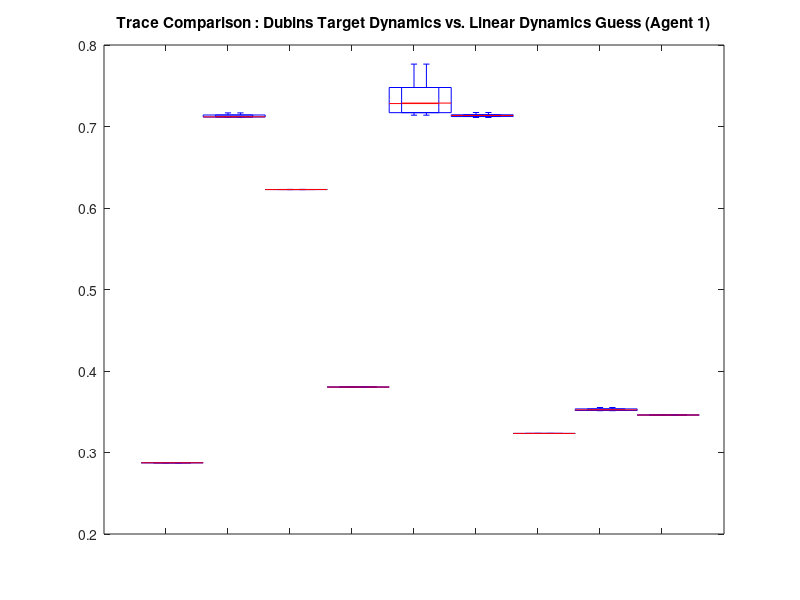

MATLAB code to generate this figure: (Note: this script raises an error after producing the figure.)

clear all;
close all;

load('boxplot.mat');

position_1 = 1:1:9;  
position_2 = 1.2:1:9.2;
position_3 = 1.4:1:9.4;

%% AGENT 1

figure(1)
box1 = boxplot([cost_dubins_inf.trace(1,:,1,1)',cost_dubins_inf.trace(1,:,1,2)',cost_dubins_inf.trace(1,:,1,3)',...
    cost_dubins_inf.trace(1,:,2,1)',cost_dubins_inf.trace(1,:,2,2)',cost_dubins_inf.trace(1,:,2,3)',...
    cost_dubins_inf.trace(1,:,4,1)',cost_dubins_inf.trace(1,:,4,2)',cost_dubins_inf.trace(1,:,4,3)'],...
    'colors','k','positions',position_1,'width',0.18);
title('Trace Comparison : Dubins Target Dynamics vs. Linear Dynamics Guess (Agent 1)');


set(gca,'XTickLabel',{' '})  % Erase xlabels   
hold on  % Keep the Month_O boxplots on figure overlap the Month_S boxplots   

box2 = boxplot([cost_dubins_40.trace(1,:,1,1)',cost_dubins_40.trace(1,:,1,2)',cost_dubins_40.trace(1,:,1,3)',...
    cost_dubins_40.trace(1,:,2,1)',cost_dubins_40.trace(1,:,2,2)',cost_dubins_40.trace(1,:,2,3)',...
    cost_dubins_40.trace(1,:,4,1)',cost_dubins_40.trace(1,:,4,2)',cost_dubins_40.trace(1,:,4,3)'],...
    'colors','c','positions',position_2,'width',0.18);


set(gca,'XTickLabel',{' '})  % Erase xlabels   
hold on  % Keep the Month_O boxplots on figure overlap the Month_S boxplots   

box3 = boxplot([cost_dubins_20.trace(1,:,1,1)',cost_dubins_20.trace(1,:,1,2)',cost_dubins_20.trace(1,:,1,3)',...
    cost_dubins_20.trace(1,:,2,1)',cost_dubins_20.trace(1,:,2,2)',cost_dubins_20.trace(1,:,2,3)',...
    cost_dubins_20.trace(1,:,4,1)',cost_dubins_20.trace(1,:,4,2)',cost_dubins_20.trace(1,:,4,3)'],...
    'colors','r','positions',position_3,'width',0.18);


set(gca,'XTickLabel',{' '})  % Erase xlabels   
hold on  % Keep the Month_O boxplots on figure overlap the Month_S boxplots   


hold off   % Insert texts and labels 
ylabel('Trace') 
text('Position',[0.85,-0.05],'String','Target 1 Central') 
text('Position',[1.85,-0.05],'String','Target 1 MMNB') 
text('Position',[2.85,-0.05],'String','Target 1 Diag') 
text('Position',[3.85,-0.05],'String','Target 2 Central') 
text('Position',[4.85,-0.05],'String','Target 2 MMNB') 
text('Position',[5.85,-0.05],'String','Target 2 Diag') 
text('Position',[6.85,-0.05],'String','Bias Central') 
text('Position',[7.85,-0.05],'String','Bias MMNB') 
text('Position',[8.85,-0.05],'String','Bias Diag') 

set(gca,'fontsize',12)

ylim([0 1.5])

legend([box1(5,1),box2(5,1),box3(5,1)], {'Perfect Comm.','40m Comm. Range','20m Comm. Range'})


figure(2)
box1 = boxplot([cost_static_inf.trace(1,:,1,1)',cost_static_inf.trace(1,:,1,2)',cost_static_inf.trace(1,:,1,3)',...
    cost_static_inf.trace(1,:,2,1)',cost_static_inf.trace(1,:,2,2)',cost_static_inf.trace(1,:,2,3)',...
    cost_static_inf.trace(1,:,4,1)',cost_static_inf.trace(1,:,4,2)',cost_static_inf.trace(1,:,4,3)'],...
    'colors','k','positions',position_1,'width',0.18);
title('Trace Comparison : Static Target Dynamics vs. Linear Dynamics Guess (Agent 1)');


set(gca,'XTickLabel',{' '})  % Erase xlabels   
hold on  % Keep the Month_O boxplots on figure overlap the Month_S boxplots   

box2 = boxplot([cost_static_40.trace(1,:,1,1)',cost_static_40.trace(1,:,1,2)',cost_static_40.trace(1,:,1,3)',...
    cost_static_40.trace(1,:,2,1)',cost_static_40.trace(1,:,2,2)',cost_static_40.trace(1,:,2,3)',...
    cost_static_40.trace(1,:,4,1)',cost_static_40.trace(1,:,4,2)',cost_static_40.trace(1,:,4,3)'],...
    'colors','c','positions',position_2,'width',0.18);


set(gca,'XTickLabel',{' '})  % Erase xlabels   
hold on  % Keep the Month_O boxplots on figure overlap the Month_S boxplots   

box3 = boxplot([cost_static_20.trace(1,:,1,1)',cost_static_20.trace(1,:,1,2)',cost_static_20.trace(1,:,1,3)',...
    cost_static_20.trace(1,:,2,1)',cost_static_20.trace(1,:,2,2)',cost_static_20.trace(1,:,2,3)',...
    cost_static_20.trace(1,:,4,1)',cost_static_20.trace(1,:,4,2)',cost_static_20.trace(1,:,4,3)'],...
    'colors','r','positions',position_3,'width',0.18);


set(gca,'XTickLabel',{' '})  % Erase xlabels   
hold on  % Keep the Month_O boxplots on figure overlap the Month_S boxplots   


hold off   % Insert texts and labels 
ylabel('Trace') 
text('Position',[0.85,-0.05],'String','Target 1 Central') 
text('Position',[1.85,-0.05],'String','Target 1 MMNB') 
text('Position',[2.85,-0.05],'String','Target 1 Diag') 
text('Position',[3.85,-0.05],'String','Target 2 Central') 
text('Position',[4.85,-0.05],'String','Target 2 MMNB') 
text('Position',[5.85,-0.05],'String','Target 2 Diag') 
text('Position',[6.85,-0.05],'String','Bias Central') 
text('Position',[7.85,-0.05],'String','Bias MMNB') 
text('Position',[8.85,-0.05],'String','Bias Diag') 

set(gca,'fontsize',12)

ylim([0 1.5])

legend([box1(5,1),box2(5,1),box3(5,1)], {'Perfect Comm.','40m Comm. Range','20m Comm. Range'})


%%

figure(3)
box1 = boxplot([cost_dubins_inf.mse(1,:,1,1)',cost_dubins_inf.mse(1,:,1,2)',cost_dubins_inf.mse(1,:,1,3)',...
    cost_dubins_inf.mse(1,:,2,1)',cost_dubins_inf.mse(1,:,2,2)',cost_dubins_inf.mse(1,:,2,3)',...
    cost_dubins_inf.mse(1,:,4,1)',cost_dubins_inf.mse(1,:,4,2)',cost_dubins_inf.mse(1,:,4,3)'],...
    'colors','k','positions',position_1,'width',0.18);
title('Norm of Position Error Comparison : Dubins Target Dynamics vs. Linear Dynamics Guess (Agent 1)');


set(gca,'XTickLabel',{' '})  % Erase xlabels   
hold on  % Keep the Month_O boxplots on figure overlap the Month_S boxplots   

box2 = boxplot([cost_dubins_40.mse(1,:,1,1)',cost_dubins_40.mse(1,:,1,2)',cost_dubins_40.mse(1,:,1,3)',...
    cost_dubins_40.mse(1,:,2,1)',cost_dubins_40.mse(1,:,2,2)',cost_dubins_40.mse(1,:,2,3)',...
    cost_dubins_40.mse(1,:,4,1)',cost_dubins_40.mse(1,:,4,2)',cost_dubins_40.mse(1,:,4,3)'],...
    'colors','c','positions',position_2,'width',0.18);


set(gca,'XTickLabel',{' '})  % Erase xlabels   
hold on  % Keep the Month_O boxplots on figure overlap the Month_S boxplots   

box3 = boxplot([cost_dubins_20.mse(1,:,1,1)',cost_dubins_20.mse(1,:,1,2)',cost_dubins_20.mse(1,:,1,3)',...
    cost_dubins_20.mse(1,:,2,1)',cost_dubins_20.mse(1,:,2,2)',cost_dubins_20.mse(1,:,2,3)',...
    cost_dubins_20.mse(1,:,4,1)',cost_dubins_20.mse(1,:,4,2)',cost_dubins_20.mse(1,:,4,3)'],...
    'colors','r','positions',position_3,'width',0.18);


set(gca,'XTickLabel',{' '})  % Erase xlabels   
hold on  % Keep the Month_O boxplots on figure overlap the Month_S boxplots   


hold off   % Insert texts and labels 
ylabel('Norm of Position Error') 
text('Position',[0.85,-0.3],'String','Target 1 Central') 
text('Position',[1.85,-0.3],'String','Target 1 MMNB') 
text('Position',[2.85,-0.3],'String','Target 1 Diag') 
text('Position',[3.85,-0.3],'String','Target 2 Central') 
text('Position',[4.85,-0.3],'String','Target 2 MMNB') 
text('Position',[5.85,-0.3],'String','Target 2 Diag') 
text('Position',[6.85,-0.3],'String','Bias Central') 
text('Position',[7.85,-0.3],'String','Bias MMNB') 
text('Position',[8.85,-0.3],'String','Bias Diag') 

set(gca,'fontsize',12)

ylim([0 3])

legend([box1(5,1),box2(5,1),box3(5,1)], {'Perfect Comm.','40m Comm. Range','20m Comm. Range'})

figure(4)
box1 = boxplot([cost_static_inf.mse(1,:,1,1)',cost_static_inf.mse(1,:,1,2)',cost_static_inf.mse(1,:,1,3)',...
    cost_static_inf.mse(1,:,2,1)',cost_static_inf.mse(1,:,2,2)',cost_static_inf.mse(1,:,2,3)',...
    cost_static_inf.mse(1,:,4,1)',cost_static_inf.mse(1,:,4,2)',cost_static_inf.mse(1,:,4,3)'],...
    'colors','k','positions',position_1,'width',0.18);
title('Norm of Position Error Comparison : Static Target Dynamics vs. Linear Dynamics Guess (Agent 1)');


set(gca,'XTickLabel',{' '})  % Erase xlabels   
hold on  % Keep the Month_O boxplots on figure overlap the Month_S boxplots   

box2 = boxplot([cost_static_40.mse(1,:,1,1)',cost_static_40.mse(1,:,1,2)',cost_static_40.mse(1,:,1,3)',...
    cost_static_40.mse(1,:,2,1)',cost_static_40.mse(1,:,2,2)',cost_static_40.mse(1,:,2,3)',...
    cost_static_40.mse(1,:,4,1)',cost_static_40.mse(1,:,4,2)',cost_static_40.mse(1,:,4,3)'],...
    'colors','c','positions',position_2,'width',0.18);


set(gca,'XTickLabel',{' '})  % Erase xlabels   
hold on  % Keep the Month_O boxplots on figure overlap the Month_S boxplots   

box3 = boxplot([cost_static_20.mse(1,:,1,1)',cost_static_20.mse(1,:,1,2)',cost_static_20.mse(1,:,1,3)',...
    cost_static_20.mse(1,:,2,1)',cost_static_20.mse(1,:,2,2)',cost_static_20.mse(1,:,2,3)',...
    cost_static_20.mse(1,:,4,1)',cost_static_20.mse(1,:,4,2)',cost_static_20.mse(1,:,4,3)'],...
    'colors','r','positions',position_3,'width',0.18);


set(gca,'XTickLabel',{' '})  % Erase xlabels   
hold on  % Keep the Month_O boxplots on figure overlap the Month_S boxplots   


hold off   % Insert texts and labels 
ylabel('Norm of Position Error') 
text('Position',[0.85,-0.3],'String','Target 1 Central') 
text('Position',[1.85,-0.3],'String','Target 1 MMNB') 
text('Position',[2.85,-0.3],'String','Target 1 Diag') 
text('Position',[3.85,-0.3],'String','Target 2 Central') 
text('Position',[4.85,-0.3],'String','Target 2 MMNB') 
text('Position',[5.85,-0.3],'String','Target 2 Diag') 
text('Position',[6.85,-0.3],'String','Bias Central') 
text('Position',[7.85,-0.3],'String','Bias MMNB') 
text('Position',[8.85,-0.3],'String','Bias Diag') 

set(gca,'fontsize',12)

ylim([0 3])

legend([box1(5,1),box2(5,1),box3(5,1)], {'Perfect Comm.','40m Comm. Range','20m Comm. Range'})

%% AGENT 2

figure(5)
box1 = boxplot([cost_dubins_inf.trace(2,:,1,1)',cost_dubins_inf.trace(2,:,1,2)',cost_dubins_inf.trace(2,:,1,3)',...
    cost_dubins_inf.trace(2,:,3,1)',cost_dubins_inf.trace(2,:,3,2)',cost_dubins_inf.trace(2,:,3,3)',...
    cost_dubins_inf.trace(2,:,4,1)',cost_dubins_inf.trace(2,:,4,2)',cost_dubins_inf.trace(2,:,4,3)'],...
    'colors','k','positions',position_1,'width',0.18);
title('Trace Comparison : Dubins Target Dynamics vs. Linear Dynamics Guess (Agent 2)');


set(gca,'XTickLabel',{' '})  % Erase xlabels   
hold on  % Keep the Month_O boxplots on figure overlap the Month_S boxplots   

box2 = boxplot([cost_dubins_40.trace(2,:,1,1)',cost_dubins_40.trace(2,:,1,2)',cost_dubins_40.trace(2,:,1,3)',...
    cost_dubins_40.trace(2,:,3,1)',cost_dubins_40.trace(2,:,3,2)',cost_dubins_40.trace(2,:,3,3)',...
    cost_dubins_40.trace(2,:,4,1)',cost_dubins_40.trace(2,:,4,2)',cost_dubins_40.trace(2,:,4,3)'],...
    'colors','c','positions',position_2,'width',0.18);


set(gca,'XTickLabel',{' '})  % Erase xlabels   
hold on  % Keep the Month_O boxplots on figure overlap the Month_S boxplots   

box3 = boxplot([cost_dubins_20.trace(2,:,1,1)',cost_dubins_20.trace(2,:,1,2)',cost_dubins_20.trace(2,:,1,3)',...
    cost_dubins_20.trace(2,:,3,1)',cost_dubins_20.trace(2,:,3,2)',cost_dubins_20.trace(2,:,3,3)',...
    cost_dubins_20.trace(2,:,4,1)',cost_dubins_20.trace(2,:,4,2)',cost_dubins_20.trace(2,:,4,3)'],...
    'colors','r','positions',position_3,'width',0.18);


set(gca,'XTickLabel',{' '})  % Erase xlabels   
hold on  % Keep the Month_O boxplots on figure overlap the Month_S boxplots   


hold off   % Insert texts and labels 
ylabel('Trace') 
text('Position',[0.85,-0.05],'String','Target 1 Central') 
text('Position',[1.85,-0.05],'String','Target 1 MMNB') 
text('Position',[2.85,-0.05],'String','Target 1 Diag') 
text('Position',[3.85,-0.05],'String','Target 3 Central') 
text('Position',[4.85,-0.05],'String','Target 3 MMNB') 
text('Position',[5.85,-0.05],'String','Target 3 Diag') 
text('Position',[6.85,-0.05],'String','Bias Central') 
text('Position',[7.85,-0.05],'String','Bias MMNB') 
text('Position',[8.85,-0.05],'String','Bias Diag') 

set(gca,'fontsize',12)

ylim([0 1.5])

legend([box1(5,1),box2(5,1),box3(5,1)], {'Perfect Comm.','40m Comm. Range','20m Comm. Range'})


figure(6)
box1 = boxplot([cost_static_inf.trace(2,:,1,1)',cost_static_inf.trace(2,:,1,2)',cost_static_inf.trace(2,:,1,3)',...
    cost_static_inf.trace(2,:,3,1)',cost_static_inf.trace(2,:,3,2)',cost_static_inf.trace(2,:,3,3)',...
    cost_static_inf.trace(2,:,4,1)',cost_static_inf.trace(2,:,4,2)',cost_static_inf.trace(2,:,4,3)'],...
    'colors','k','positions',position_1,'width',0.18);
title('Trace Comparison : Static Target Dynamics vs. Linear Dynamics Guess (Agent 2)');


set(gca,'XTickLabel',{' '})  % Erase xlabels   
hold on  % Keep the Month_O boxplots on figure overlap the Month_S boxplots   

box2 = boxplot([cost_static_40.trace(2,:,1,1)',cost_static_40.trace(2,:,1,2)',cost_static_40.trace(2,:,1,3)',...
    cost_static_40.trace(2,:,3,1)',cost_static_40.trace(2,:,3,2)',cost_static_40.trace(2,:,3,3)',...
    cost_static_40.trace(2,:,4,1)',cost_static_40.trace(2,:,4,2)',cost_static_40.trace(2,:,4,3)'],...
    'colors','c','positions',position_2,'width',0.18);


set(gca,'XTickLabel',{' '})  % Erase xlabels   
hold on  % Keep the Month_O boxplots on figure overlap the Month_S boxplots   

box3 = boxplot([cost_static_20.trace(2,:,1,1)',cost_static_20.trace(2,:,1,2)',cost_static_20.trace(2,:,1,3)',...
    cost_static_20.trace(2,:,3,1)',cost_static_20.trace(2,:,3,2)',cost_static_20.trace(2,:,3,3)',...
    cost_static_20.trace(2,:,4,1)',cost_static_20.trace(2,:,4,2)',cost_static_20.trace(2,:,4,3)'],...
    'colors','r','positions',position_3,'width',0.18);


set(gca,'XTickLabel',{' '})  % Erase xlabels   
hold on  % Keep the Month_O boxplots on figure overlap the Month_S boxplots   


hold off   % Insert texts and labels 
ylabel('Trace') 
text('Position',[0.85,-0.05],'String','Target 1 Central') 
text('Position',[1.85,-0.05],'String','Target 1 MMNB') 
text('Position',[2.85,-0.05],'String','Target 1 Diag') 
text('Position',[3.85,-0.05],'String','Target 3 Central') 
text('Position',[4.85,-0.05],'String','Target 3 MMNB') 
text('Position',[5.85,-0.05],'String','Target 3 Diag') 
text('Position',[6.85,-0.05],'String','Bias Central') 
text('Position',[7.85,-0.05],'String','Bias MMNB') 
text('Position',[8.85,-0.05],'String','Bias Diag') 

set(gca,'fontsize',12)

ylim([0 1.5])

legend([box1(5,1),box2(5,1),box3(5,1)], {'Perfect Comm.','40m Comm. Range','20m Comm. Range'})


%%

figure(7)
box1 = boxplot([cost_dubins_inf.mse(2,:,1,1)',cost_dubins_inf.mse(2,:,1,2)',cost_dubins_inf.mse(2,:,1,3)',...
    cost_dubins_inf.mse(2,:,3,1)',cost_dubins_inf.mse(2,:,3,2)',cost_dubins_inf.mse(2,:,3,3)',...
    cost_dubins_inf.mse(2,:,4,1)',cost_dubins_inf.mse(2,:,4,2)',cost_dubins_inf.mse(2,:,4,3)'],...
    'colors','k','positions',position_1,'width',0.18);
title('Norm of Position Error Comparison : Dubins Target Dynamics vs. Linear Dynamics Guess (Agent 2)');


set(gca,'XTickLabel',{' '})  % Erase xlabels   
hold on  % Keep the Month_O boxplots on figure overlap the Month_S boxplots   

box2 = boxplot([cost_dubins_40.mse(2,:,1,1)',cost_dubins_40.mse(2,:,1,2)',cost_dubins_40.mse(2,:,1,3)',...
    cost_dubins_40.mse(2,:,3,1)',cost_dubins_40.mse(2,:,3,2)',cost_dubins_40.mse(2,:,3,3)',...
    cost_dubins_40.mse(2,:,4,1)',cost_dubins_40.mse(2,:,4,2)',cost_dubins_40.mse(2,:,4,3)'],...
    'colors','c','positions',position_2,'width',0.18);


set(gca,'XTickLabel',{' '})  % Erase xlabels   
hold on  % Keep the Month_O boxplots on figure overlap the Month_S boxplots   

box3 = boxplot([cost_dubins_20.mse(2,:,1,1)',cost_dubins_20.mse(2,:,1,2)',cost_dubins_20.mse(2,:,1,3)',...
    cost_dubins_20.mse(2,:,3,1)',cost_dubins_20.mse(2,:,3,2)',cost_dubins_20.mse(2,:,3,3)',...
    cost_dubins_20.mse(2,:,4,1)',cost_dubins_20.mse(2,:,4,2)',cost_dubins_20.mse(2,:,4,3)'],...
    'colors','r','positions',position_3,'width',0.18);


set(gca,'XTickLabel',{' '})  % Erase xlabels   
hold on  % Keep the Month_O boxplots on figure overlap the Month_S boxplots   


hold off   % Insert texts and labels 
ylabel('Norm of Position Error') 
text('Position',[0.85,-0.3],'String','Target 1 Central') 
text('Position',[1.85,-0.3],'String','Target 1 MMNB') 
text('Position',[2.85,-0.3],'String','Target 1 Diag') 
text('Position',[3.85,-0.3],'String','Target 3 Central') 
text('Position',[4.85,-0.3],'String','Target 3 MMNB') 
text('Position',[5.85,-0.3],'String','Target 3 Diag') 
text('Position',[6.85,-0.3],'String','Bias Central') 
text('Position',[7.85,-0.3],'String','Bias MMNB') 
text('Position',[8.85,-0.3],'String','Bias Diag') 

set(gca,'fontsize',12)

ylim([0 3])

legend([box1(5,1),box2(5,1),box3(5,1)], {'Perfect Comm.','40m Comm. Range','20m Comm. Range'})


figure(8)
box1 = boxplot([cost_static_inf.mse(2,:,1,1)',cost_static_inf.mse(2,:,1,2)',cost_static_inf.mse(2,:,1,3)',...
    cost_static_inf.mse(2,:,3,1)',cost_static_inf.mse(2,:,3,2)',cost_static_inf.mse(2,:,3,3)',...
    cost_static_inf.mse(2,:,4,1)',cost_static_inf.mse(2,:,4,2)',cost_static_inf.mse(2,:,4,3)'],...
    'colors','k','positions',position_1,'width',0.18);
title('Norm of Position Error Comparison : Static Target Dynamics vs. Linear Dynamics Guess (Agent 2)');


set(gca,'XTickLabel',{' '})  % Erase xlabels   
hold on  % Keep the Month_O boxplots on figure overlap the Month_S boxplots   

box2 = boxplot([cost_static_40.mse(2,:,1,1)',cost_static_40.mse(2,:,1,2)',cost_static_40.mse(2,:,1,3)',...
    cost_static_40.mse(2,:,3,1)',cost_static_40.mse(2,:,3,2)',cost_static_40.mse(2,:,3,3)',...
    cost_static_40.mse(2,:,4,1)',cost_static_40.mse(2,:,4,2)',cost_static_40.mse(2,:,4,3)'],...
    'colors','c','positions',position_2,'width',0.18);


set(gca,'XTickLabel',{' '})  % Erase xlabels   
hold on  % Keep the Month_O boxplots on figure overlap the Month_S boxplots   

box3 = boxplot([cost_static_20.mse(2,:,1,1)',cost_static_20.mse(2,:,1,2)',cost_static_20.mse(2,:,1,3)',...
    cost_static_20.mse(2,:,3,1)',cost_static_20.mse(2,:,3,2)',cost_static_20.mse(2,:,3,3)',...
    cost_static_20.mse(2,:,4,1)',cost_static_20.mse(2,:,4,2)',cost_static_20.mse(2,:,4,3)'],...
    'colors','r','positions',position_3,'width',0.18);


set(gca,'XTickLabel',{' '})  % Erase xlabels   
hold on  % Keep the Month_O boxplots on figure overlap the Month_S boxplots   


hold off   % Insert texts and labels 
ylabel('Norm of Position Error') 
text('Position',[0.85,-0.3],'String','Target 1 Central') 
text('Position',[1.85,-0.3],'String','Target 1 MMNB') 
text('Position',[2.85,-0.3],'String','Target 1 Diag') 
text('Position',[3.85,-0.3],'String','Target 3 Central') 
text('Position',[4.85,-0.3],'String','Target 3 MMNB') 
text('Position',[5.85,-0.3],'String','Target 3 Diag') 
text('Position',[6.85,-0.3],'String','Bias Central') 
text('Position',[7.85,-0.3],'String','Bias MMNB') 
text('Position',[8.85,-0.3],'String','Bias Diag') 

set(gca,'fontsize',12)

ylim([0 3])

legend([box1(5,1),box2(5,1),box3(5,1)], {'Perfect Comm.','40m Comm. Range','20m Comm. Range'})

%% AGENT 3

figure(9)
box1 = boxplot([cost_dubins_inf.trace(3,:,2,1)',cost_dubins_inf.trace(3,:,2,2)',cost_dubins_inf.trace(3,:,2,3)',...
    cost_dubins_inf.trace(3,:,3,1)',cost_dubins_inf.trace(3,:,3,2)',cost_dubins_inf.trace(3,:,3,3)',...
    cost_dubins_inf.trace(3,:,4,1)',cost_dubins_inf.trace(3,:,4,2)',cost_dubins_inf.trace(3,:,4,3)'],...
    'colors','k','positions',position_1,'width',0.18);
title('Trace Comparison : Dubins Target Dynamics vs. Linear Dynamics Guess (Agent 3)');


set(gca,'XTickLabel',{' '})  % Erase xlabels   
hold on  % Keep the Month_O boxplots on figure overlap the Month_S boxplots   

box2 = boxplot([cost_dubins_40.trace(3,:,2,1)',cost_dubins_40.trace(3,:,2,2)',cost_dubins_40.trace(3,:,2,3)',...
    cost_dubins_40.trace(3,:,3,1)',cost_dubins_40.trace(3,:,3,2)',cost_dubins_40.trace(3,:,3,3)',...
    cost_dubins_40.trace(3,:,4,1)',cost_dubins_40.trace(3,:,4,2)',cost_dubins_40.trace(3,:,4,3)'],...
    'colors','c','positions',position_2,'width',0.18);


set(gca,'XTickLabel',{' '})  % Erase xlabels   
hold on  % Keep the Month_O boxplots on figure overlap the Month_S boxplots   

box3 = boxplot([cost_dubins_20.trace(3,:,2,1)',cost_dubins_20.trace(3,:,2,2)',cost_dubins_20.trace(3,:,2,3)',...
    cost_dubins_20.trace(3,:,3,1)',cost_dubins_20.trace(3,:,3,2)',cost_dubins_20.trace(3,:,3,3)',...
    cost_dubins_20.trace(3,:,4,1)',cost_dubins_20.trace(3,:,4,2)',cost_dubins_20.trace(3,:,4,3)'],...
    'colors','r','positions',position_3,'width',0.18);


set(gca,'XTickLabel',{' '})  % Erase xlabels   
hold on  % Keep the Month_O boxplots on figure overlap the Month_S boxplots   


hold off   % Insert texts and labels 
ylabel('Trace') 
text('Position',[0.85,-0.05],'String','Target 2 Central') 
text('Position',[1.85,-0.05],'String','Target 2 MMNB') 
text('Position',[2.85,-0.05],'String','Target 2 Diag') 
text('Position',[3.85,-0.05],'String','Target 3 Central') 
text('Position',[4.85,-0.05],'String','Target 3 MMNB') 
text('Position',[5.85,-0.05],'String','Target 3 Diag') 
text('Position',[6.85,-0.05],'String','Bias Central') 
text('Position',[7.85,-0.05],'String','Bias MMNB') 
text('Position',[8.85,-0.05],'String','Bias Diag') 

set(gca,'fontsize',12)

ylim([0 1.5])

legend([box1(5,1),box2(5,1),box3(5,1)], {'Perfect Comm.','40m Comm. Range','20m Comm. Range'})


figure(10)
box1 = boxplot([cost_static_inf.trace(3,:,2,1)',cost_static_inf.trace(3,:,2,2)',cost_static_inf.trace(3,:,2,3)',...
    cost_static_inf.trace(3,:,3,1)',cost_static_inf.trace(3,:,3,2)',cost_static_inf.trace(3,:,3,3)',...
    cost_static_inf.trace(3,:,4,1)',cost_static_inf.trace(3,:,4,2)',cost_static_inf.trace(3,:,4,3)'],...
    'colors','k','positions',position_1,'width',0.18);
title('Trace Comparison : Static Target Dynamics vs. Linear Dynamics Guess (Agent 3)');


set(gca,'XTickLabel',{' '})  % Erase xlabels   
hold on  % Keep the Month_O boxplots on figure overlap the Month_S boxplots   

box2 = boxplot([cost_static_40.trace(3,:,2,1)',cost_static_40.trace(3,:,2,2)',cost_static_40.trace(3,:,2,3)',...
    cost_static_40.trace(3,:,3,1)',cost_static_40.trace(3,:,3,2)',cost_static_40.trace(3,:,3,3)',...
    cost_static_40.trace(3,:,4,1)',cost_static_40.trace(3,:,4,2)',cost_static_40.trace(3,:,4,3)'],...
    'colors','c','positions',position_2,'width',0.18);


set(gca,'XTickLabel',{' '})  % Erase xlabels   
hold on  % Keep the Month_O boxplots on figure overlap the Month_S boxplots   

box3 = boxplot([cost_static_20.trace(3,:,2,1)',cost_static_20.trace(3,:,2,2)',cost_static_20.trace(3,:,2,3)',...
    cost_static_20.trace(3,:,3,1)',cost_static_20.trace(3,:,3,2)',cost_static_20.trace(3,:,3,3)',...
    cost_static_20.trace(3,:,4,1)',cost_static_20.trace(3,:,4,2)',cost_static_20.trace(3,:,4,3)'],...
    'colors','r','positions',position_3,'width',0.18);


set(gca,'XTickLabel',{' '})  % Erase xlabels   
hold on  % Keep the Month_O boxplots on figure overlap the Month_S boxplots   


hold off   % Insert texts and labels 
ylabel('Trace') 
text('Position',[0.85,-0.05],'String','Target 2 Central') 
text('Position',[1.85,-0.05],'String','Target 2 MMNB') 
text('Position',[2.85,-0.05],'String','Target 2 Diag') 
text('Position',[3.85,-0.05],'String','Target 3 Central') 
text('Position',[4.85,-0.05],'String','Target 3 MMNB') 
text('Position',[5.85,-0.05],'String','Target 3 Diag') 
text('Position',[6.85,-0.05],'String','Bias Central') 
text('Position',[7.85,-0.05],'String','Bias MMNB') 
text('Position',[8.85,-0.05],'String','Bias Diag') 

set(gca,'fontsize',12)

ylim([0 1.5])

legend([box1(5,1),box2(5,1),box3(5,1)], {'Perfect Comm.','40m Comm. Range','20m Comm. Range'})


%%

figure(11)
box1 = boxplot([cost_dubins_inf.mse(3,:,2,1)',cost_dubins_inf.mse(3,:,2,2)',cost_dubins_inf.mse(3,:,2,3)',...
    cost_dubins_inf.mse(3,:,3,1)',cost_dubins_inf.mse(3,:,3,2)',cost_dubins_inf.mse(3,:,3,3)',...
    cost_dubins_inf.mse(3,:,4,1)',cost_dubins_inf.mse(3,:,4,2)',cost_dubins_inf.mse(3,:,4,3)'],...
    'colors','k','positions',position_1,'width',0.18);
title('Norm of Position Error Comparison : Dubins Target Dynamics vs. Linear Dynamics Guess (Agent 3)');


set(gca,'XTickLabel',{' '})  % Erase xlabels   
hold on  % Keep the Month_O boxplots on figure overlap the Month_S boxplots   

box2 = boxplot([cost_dubins_40.mse(3,:,2,1)',cost_dubins_40.mse(3,:,2,2)',cost_dubins_40.mse(3,:,2,3)',...
    cost_dubins_40.mse(3,:,3,1)',cost_dubins_40.mse(3,:,3,2)',cost_dubins_40.mse(3,:,3,3)',...
    cost_dubins_40.mse(3,:,4,1)',cost_dubins_40.mse(3,:,4,2)',cost_dubins_40.mse(3,:,4,3)'],...
    'colors','c','positions',position_2,'width',0.18);


set(gca,'XTickLabel',{' '})  % Erase xlabels   
hold on  % Keep the Month_O boxplots on figure overlap the Month_S boxplots   

box3 = boxplot([cost_dubins_20.mse(3,:,2,1)',cost_dubins_20.mse(3,:,2,2)',cost_dubins_20.mse(3,:,2,3)',...
    cost_dubins_20.mse(3,:,3,1)',cost_dubins_20.mse(3,:,3,2)',cost_dubins_20.mse(3,:,3,3)',...
    cost_dubins_20.mse(3,:,4,1)',cost_dubins_20.mse(3,:,4,2)',cost_dubins_20.mse(3,:,4,3)'],...
    'colors','r','positions',position_3,'width',0.18);


set(gca,'XTickLabel',{' '})  % Erase xlabels   
hold on  % Keep the Month_O boxplots on figure overlap the Month_S boxplots   


hold off   % Insert texts and labels 
ylabel('Norm of Position Error') 
text('Position',[0.85,-0.3],'String','Target 2 Central') 
text('Position',[1.85,-0.3],'String','Target 2 MMNB') 
text('Position',[2.85,-0.3],'String','Target 2 Diag') 
text('Position',[3.85,-0.3],'String','Target 3 Central') 
text('Position',[4.85,-0.3],'String','Target 3 MMNB') 
text('Position',[5.85,-0.3],'String','Target 3 Diag') 
text('Position',[6.85,-0.3],'String','Bias Central') 
text('Position',[7.85,-0.3],'String','Bias MMNB') 
text('Position',[8.85,-0.3],'String','Bias Diag') 

set(gca,'fontsize',12)

ylim([0 3])

legend([box1(5,1),box2(5,1),box3(5,1)], {'Perfect Comm.','40m Comm. Range','20m Comm. Range'})


figure(12)
box1 = boxplot([cost_static_inf.mse(3,:,2,1)',cost_static_inf.mse(3,:,2,2)',cost_static_inf.mse(3,:,2,3)',...
    cost_static_inf.mse(3,:,3,1)',cost_static_inf.mse(3,:,3,2)',cost_static_inf.mse(3,:,3,3)',...
    cost_static_inf.mse(3,:,4,1)',cost_static_inf.mse(3,:,4,2)',cost_static_inf.mse(3,:,4,3)'],...
    'colors','k','positions',position_1,'width',0.18);
title('Norm of Position Error Comparison : Static Target Dynamics vs. Linear Dynamics Guess (Agent 3)');


set(gca,'XTickLabel',{' '})  % Erase xlabels   
hold on  % Keep the Month_O boxplots on figure overlap the Month_S boxplots   

box2 = boxplot([cost_static_40.mse(3,:,2,1)',cost_static_40.mse(3,:,2,2)',cost_static_40.mse(3,:,2,3)',...
    cost_static_40.mse(3,:,3,1)',cost_static_40.mse(3,:,3,2)',cost_static_40.mse(3,:,3,3)',...
    cost_static_40.mse(3,:,4,1)',cost_static_40.mse(3,:,4,2)',cost_static_40.mse(3,:,4,3)'],...
    'colors','c','positions',position_2,'width',0.18);


set(gca,'XTickLabel',{' '})  % Erase xlabels   
hold on  % Keep the Month_O boxplots on figure overlap the Month_S boxplots   

box3 = boxplot([cost_static_20.mse(3,:,2,1)',cost_static_20.mse(3,:,2,2)',cost_static_20.mse(3,:,2,3)',...
    cost_static_20.mse(3,:,3,1)',cost_static_20.mse(3,:,3,2)',cost_static_20.mse(3,:,3,3)',...
    cost_static_20.mse(3,:,4,1)',cost_static_20.mse(3,:,4,2)',cost_static_20.mse(3,:,4,3)'],...
    'colors','r','positions',position_3,'width',0.18);


set(gca,'XTickLabel',{' '})  % Erase xlabels   
hold on  % Keep the Month_O boxplots on figure overlap the Month_S boxplots   


hold off   % Insert texts and labels 
ylabel('Norm of Position Error') 
text('Position',[0.85,-0.3],'String','Target 2 Central') 
text('Position',[1.85,-0.3],'String','Target 2 MMNB') 
text('Position',[2.85,-0.3],'String','Target 2 Diag') 
text('Position',[3.85,-0.3],'String','Target 3 Central') 
text('Position',[4.85,-0.3],'String','Target 3 MMNB') 
text('Position',[5.85,-0.3],'String','Target 3 Diag') 
text('Position',[6.85,-0.3],'String','Bias Central') 
text('Position',[7.85,-0.3],'String','Bias MMNB') 
text('Position',[8.85,-0.3],'String','Bias Diag') 

set(gca,'fontsize',12)

ylim([0 3])

legend([box1(5,1),box2(5,1),box3(5,1)], {'Perfect Comm.','40m Comm. Range','20m Comm. Range'})

